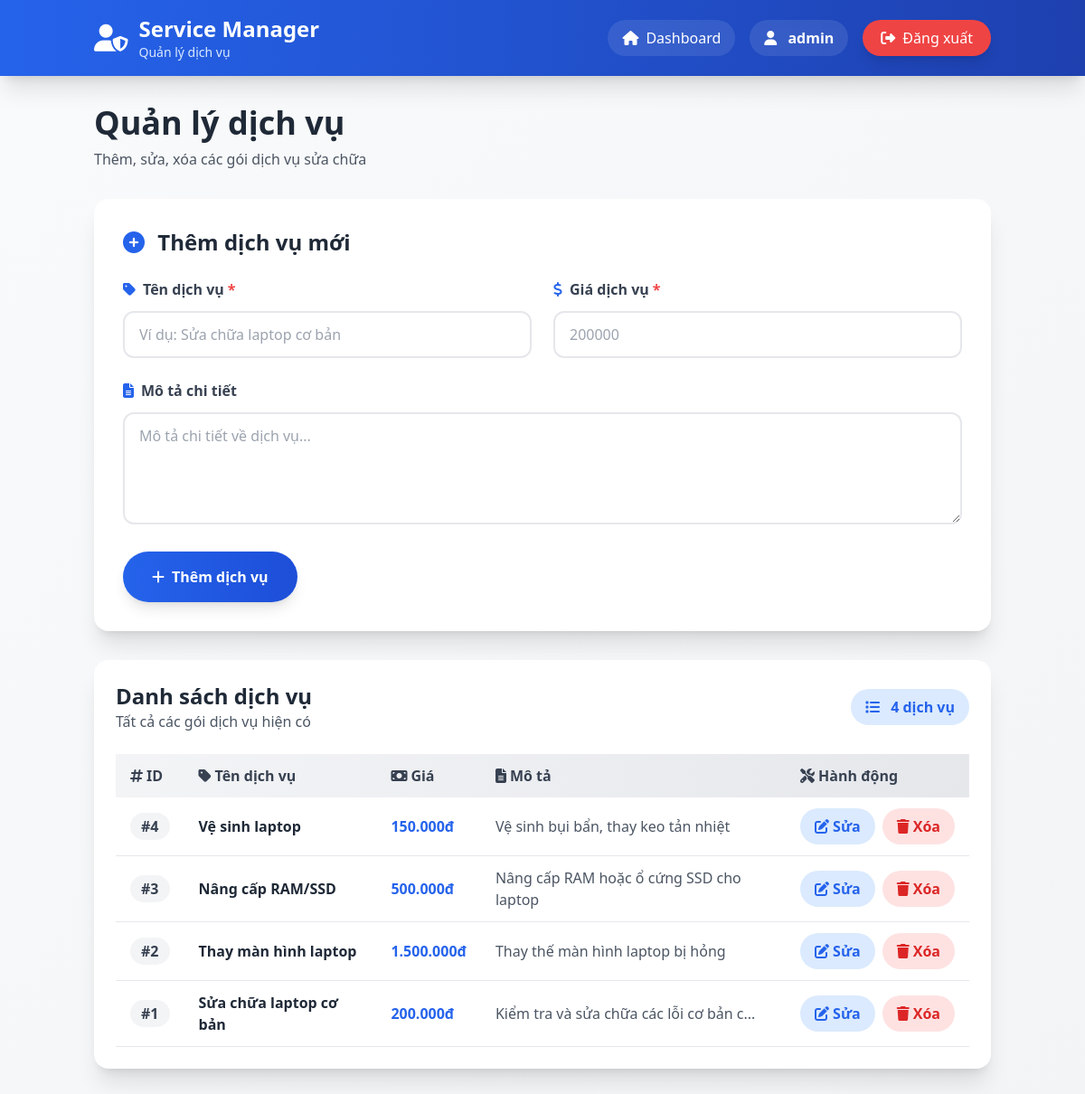
/index.php?page=admin_services (signed in), run on the app's committed database.
### tables this page shows
CREATE TABLE IF NOT EXISTS services (
    id INT PRIMARY KEY AUTO_INCREMENT,
    name VARCHAR(255) NOT NULL,
    price DECIMAL(10,2) NOT NULL,
    description TEXT,
    created_at TIMESTAMP DEFAULT CURRENT_TIMESTAMP
);

### config/config.php (called while the page is built, shortened)
<?php
function get_db_connection() {
    $conn = mysqli_connect(DB_HOST, DB_USER, DB_PASS, DB_NAME);
    mysqli_set_charset($conn, "utf8mb4");
    return $conn;
}

### controllers/service_controller.php (called while the page is built, shortened)
<?php
require_once __DIR__ . '/../models/service_model.php';
class service_controller {
    private $model;
    public function __construct() {
        $this->model = new service_model();
    }
    public function list_services() {
        return $this->model->get_all_services();
    }
}

### models/service_model.php (called while the page is built, shortened)
<?php
require_once __DIR__ . '/../config/config.php';
class service_model {
    private $conn;
    public function __construct() {
        $this->conn = get_db_connection();
    }
    public function get_all_services() {
        $query = "SELECT * FROM services ORDER BY id DESC";
        $result = mysqli_query($this->conn, $query);
        $services = [];
        if ($result && mysqli_num_rows($result) > 0) {
            while ($row = mysqli_fetch_assoc($result)) {
                $services[] = $row;
            }
        }
        return $services;
    }
}

### views/admin_services.php (the view, shortened to what this page needs)
<!DOCTYPE html>
<html lang="vi">
<head>
    <script src="https://cdn.tailwindcss.com"></script>
    <link rel="stylesheet" href="https://cdnjs.cloudflare.com/ajax/libs/font-awesome/6.4.0/css/all.min.css">
</head>
<body class="bg-gradient-to-br from-gray-50 to-gray-100 min-h-screen">
    <nav class="bg-gradient-to-r from-blue-600 to-blue-800 text-white shadow-xl sticky top-0 z-50">
        <div class="container mx-auto px-4 py-4">
            <div class="flex justify-between items-center">
                <div class="flex items-center space-x-3">
                    <i class="fas fa-user-shield text-3xl"></i>
                    <div>
                        <h1 class="text-2xl font-bold">Service Manager</h1>
                        <p class="text-blue-100 text-sm">Quản lý dịch vụ</p>
                    </div>
                </div>
                <div class="flex items-center space-x-4">
                    <a href="index.php?page=admin" class="bg-white/10 backdrop-blur-sm px-4 py-2 rounded-full hover:bg-white/20 transition">
                        <i class="fas fa-home mr-2"></i>Dashboard
                    </a>
                    <div class="bg-white/10 backdrop-blur-sm px-4 py-2 rounded-full">
                        <i class="fas fa-user mr-2"></i>
                        <span class="font-semibold"><?php echo htmlspecialchars($_SESSION['admin_username']); ?></span>
                    </div>
                    <a href="index.php?page=logout" class="bg-red-500 px-5 py-2 rounded-full hover:bg-red-600 transition shadow-lg flex items-center">
                        <i class="fas fa-sign-out-alt mr-2"></i>
                        Đăng xuất
                    </a>
                </div>
            </div>
        </div>
    </nav>
    <main class="container mx-auto px-4 py-8">
        <div class="mb-8">
            <h2 class="text-4xl font-bold text-gray-800 mb-2">Quản lý dịch vụ</h2>
            <p class="text-gray-600">Thêm, sửa, xóa các gói dịch vụ sửa chữa</p>
        </div>
        <div class="bg-white rounded-2xl shadow-xl p-8 mb-8">
            <div class="flex items-center justify-between mb-6">
                <h3 class="text-2xl font-bold text-gray-800">
                    <i class="fas fa-<?php echo isset($_GET['edit_id']) ? 'edit' : 'plus-circle'; ?> mr-2 text-blue-600"></i>
                    <?php echo isset($_GET['edit_id']) ? 'Chỉnh sửa dịch vụ' : 'Thêm dịch vụ mới'; ?>
                </h3>
            </div>
            <form method="POST" action="">
                <div class="grid md:grid-cols-2 gap-6 mb-6">
                    <div>
                        <label class="flex items-center text-gray-700 font-semibold mb-3">
                            <i class="fas fa-tag mr-2 text-blue-600"></i>
                            Tên dịch vụ <span class="text-red-500 ml-1">*</span>
                        </label>
                        <input type="text" name="name" required
                               value="<?php echo isset($edit_service) ? htmlspecialchars($edit_service['name']) : ''; ?>"
                               class="w-full px-4 py-3 border-2 border-gray-200 rounded-xl focus:outline-none focus:border-blue-500 transition"
                               placeholder="Ví dụ: Sửa chữa laptop cơ bản">
                    </div>
                    <div>
                        <label class="flex items-center text-gray-700 font-semibold mb-3">
                            <i class="fas fa-dollar-sign mr-2 text-blue-600"></i>
                            Giá dịch vụ <span class="text-red-500 ml-1">*</span>
                        </label>
                        <input type="number" name="price" required min="0" step="1000"
                               value="<?php echo isset($edit_service) ? $edit_service['price'] : ''; ?>"
                               class="w-full px-4 py-3 border-2 border-gray-200 rounded-xl focus:outline-none focus:border-blue-500 transition"
                               placeholder="200000">
                    </div>
                </div>
                <div class="mb-6">
                    <label class="flex items-center text-gray-700 font-semibold mb-3">
                        <i class="fas fa-file-alt mr-2 text-blue-600"></i>
                        Mô tả chi tiết
                    </label>
                    <textarea name="description" rows="4"
                              class="w-full px-4 py-3 border-2 border-gray-200 rounded-xl focus:outline-none focus:border-blue-500 transition"
                              placeholder="Mô tả chi tiết về dịch vụ..."><?php echo isset($edit_service) ? htmlspecialchars($edit_service['description']) : ''; ?></textarea>
                </div>
                <button type="submit"
                        class="bg-gradient-to-r from-blue-600 to-blue-700 text-white px-8 py-4 rounded-full font-bold hover:from-blue-700 hover:to-blue-800 transition shadow-lg flex items-center">
                    <i class="fas fa-<?php echo isset($_GET['edit_id']) ? 'save' : 'plus'; ?> mr-2"></i>
                    <?php echo isset($_GET['edit_id']) ? 'Cập nhật dịch vụ' : 'Thêm dịch vụ'; ?>
                </button>
            </form>
        </div>
        <div class="bg-white rounded-2xl shadow-xl p-6">
            <div class="flex items-center justify-between mb-6">
                <div>
                    <h3 class="text-2xl font-bold text-gray-800">Danh sách dịch vụ</h3>
                    <p class="text-gray-600">Tất cả các gói dịch vụ hiện có</p>
                </div>
                <div class="bg-blue-100 text-blue-600 px-4 py-2 rounded-full font-semibold">
                    <i class="fas fa-list mr-2"></i>
                    <?php echo count($services); ?> dịch vụ
                </div>
            </div>
            <?php if (!empty($services)): ?>
                <div class="overflow-x-auto">
                    <table class="w-full">
                        <thead class="bg-gradient-to-r from-gray-100 to-gray-200">
                            <tr>
                                <th class="px-4 py-3 text-left font-bold text-gray-700">
                                    <i class="fas fa-hashtag mr-1"></i>ID
                                </th>
                                <th class="px-4 py-3 text-left font-bold text-gray-700">
                                    <i class="fas fa-tag mr-1"></i>Tên dịch vụ
                                </th>
                                <th class="px-4 py-3 text-left font-bold text-gray-700">
                                    <i class="fas fa-money-bill mr-1"></i>Giá
                                </th>
                                <th class="px-4 py-3 text-left font-bold text-gray-700">
                                    <i class="fas fa-file-alt mr-1"></i>Mô tả
                                </th>
                                <th class="px-4 py-3 text-left font-bold text-gray-700">
                                    <i class="fas fa-tools mr-1"></i>Hành động
                                </th>
                            </tr>
                        </thead>
                        <tbody>
                            <?php foreach ($services as $service): ?>
                                <tr class="border-b hover:bg-gray-50 transition">
                                    <td class="px-4 py-3">
                                        <span class="bg-gray-100 px-3 py-1 rounded-full font-semibold text-gray-700">
                                            #<?php echo $service['id']; ?>
                                        </span>
                                    </td>
                                    <td class="px-4 py-3 font-semibold text-gray-800">
                                        <?php echo htmlspecialchars($service['name']); ?>
                                    </td>
                                    <td class="px-4 py-3">
                                        <span class="text-blue-600 font-bold">
                                            <?php echo number_format($service['price'], 0, ',', '.'); ?>đ
                                        </span>
                                    </td>
                                    <td class="px-4 py-3 text-gray-600">
                                        <?php
                                        $desc = htmlspecialchars($service['description']);
                                        echo strlen($desc) > 50 ? substr($desc, 0, 50) . '...' : $desc;
                                        ?>
                                    </td>
                                    <td class="px-4 py-3">
                                        <div class="flex gap-2">
                                            <a href="index.php?page=admin_services&edit_id=<?php echo $service['id']; ?>"
                                               class="inline-flex items-center bg-blue-100 text-blue-600 px-4 py-2 rounded-full hover:bg-blue-200 transition font-semibold">
                                                <i class="fas fa-edit mr-1"></i>Sửa
                                            </a>
                                            <form method="POST" action="" class="inline"
                                                  onsubmit="return confirm('Bạn có chắc muốn xóa dịch vụ này?');">
                                                <button type="submit" class="inline-flex items-center bg-red-100 text-red-600 px-4 py-2 rounded-full hover:bg-red-200 transition font-semibold">
                                                    <i class="fas fa-trash mr-1"></i>Xóa
                                                </button>
                                            </form>
                                        </div>
                                    </td>
                                </tr>
                            <?php endforeach; ?>
                        </tbody>
                    </table>
                </div>
            <?php endif; ?>
        </div>
    </main>
</body>
</html>

### data on the page
services: id "4", name "Vệ sinh laptop", price "150.000", description "Vệ sinh bụi bẩn, thay keo tản nhiệt"
services: id "3", name "Nâng cấp RAM/SSD", price "500.000", description "Nâng cấp RAM hoặc ổ cứng SSD cho laptop"
services: id "2", name "Thay màn hình laptop", price "1.500.000", description "Thay thế màn hình laptop bị hỏng"
services: id "1", name "Sửa chữa laptop cơ bản", price "200.000", description "Kiểm tra và sửa chữa các lỗi cơ bản c"

### other printed values
$_SESSION['admin_username'] "admin"
count($services) "4"
